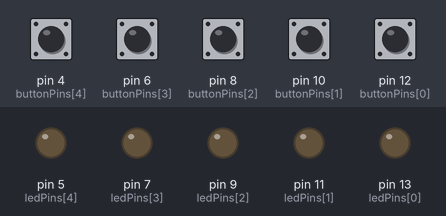
This sketch was run on a simulated Arduino Uno, built with avr-gcc and run on an emulated ATmega328P. On the bench: output pins drawn as LEDs (lit = HIGH). Inputs (shaded band) come from the test bench; at power-on: pin 4 (buttonPins[4]), pin 6 (buttonPins[3]), pin 8 (buttonPins[2]), pin 10 (buttonPins[1]), pin 12 (buttonPins[0]) LOW.

Above: at 1.2 s.
1.3 s: pin 4 (buttonPins[4]) pulled HIGH for 0.15 s
At 2.4 s:
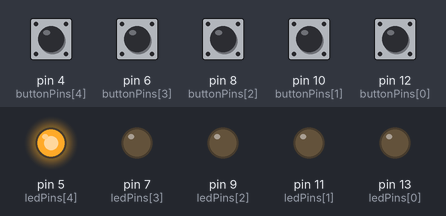
2.9 s: pin 6 (buttonPins[3]) pulled HIGH for 0.15 s
At 3.6 s:
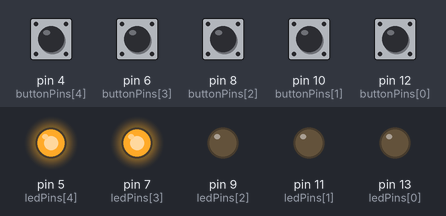
4.5 s: pin 8 (buttonPins[2]) pulled HIGH for 0.15 s
At 4.8 s:
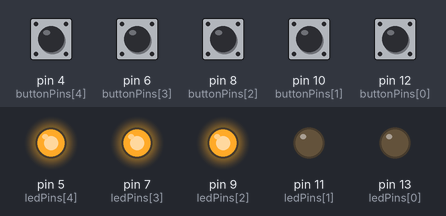
6.1 s: pin 10 (buttonPins[1]) pulled HIGH for 0.15 s
At 7.2 s:
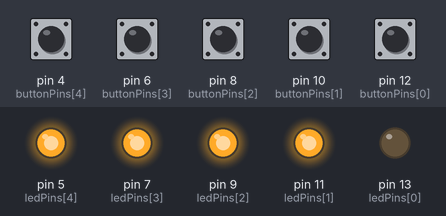
7.7 s: pin 12 (buttonPins[0]) pulled HIGH for 0.15 s
At 8.5 s:
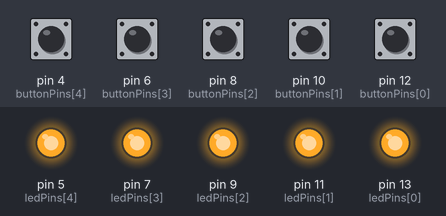
9.3 s: pin 4 (buttonPins[4]) pulled HIGH for 1 s
At 9.7 s:
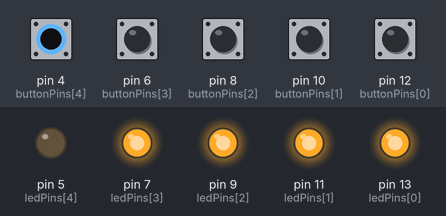
Timing chart, 0 to 12.3 s (numbered marks = the images above; inputs shaded):
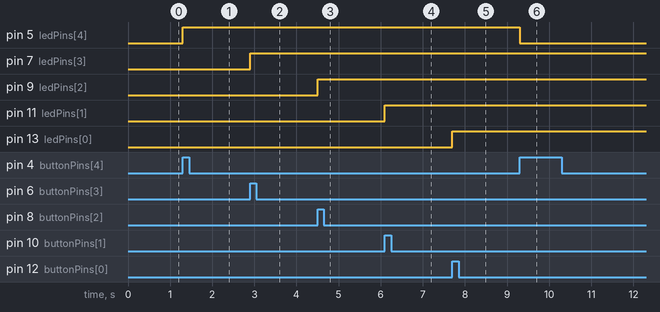

Measured:
- after the input at 1.3 s, pin 5 (ledPins[4]): LOW → HIGH at once
- after the input at 2.9 s, pin 7 (ledPins[3]): LOW → HIGH at once
- after the input at 4.5 s, pin 9 (ledPins[2]): LOW → HIGH at once
- after the input at 6.1 s, pin 11 (ledPins[1]): LOW → HIGH at once
- after the input at 7.7 s, pin 13 (ledPins[0]): LOW → HIGH at once
- after the input at 9.3 s, pin 5 (ledPins[4]): HIGH → LOW at once

The sketch:

adivinhacao_com_potencia.ino
```cpp
const int ledPins[] = {13, 11, 9, 7, 5};
const int buttonPins[] = {12, 10, 8, 6, 4};

bool ledStates[] = {false, false, false, false, false};
bool buttonStates[] = {false, false, false, false, false};

void setup() {
    for(int i = 0; i < 5; i++) {
        pinMode(ledPins[i], OUTPUT);
    }

    for(int i = 0; i < 5; i++) {
        pinMode(buttonPins[i], INPUT);
    }
}

void loop() {
    // Verificar o estado de cada botão e alternar o LED correspondente
    for(int i = 0; i < 5; i++) {
        bool currentButtonState = digitalRead(buttonPins[i]);

        // Verificar se o botão foi pressionado (mudança de estado de LOW para HIGH)
        if (currentButtonState == HIGH && buttonStates[i] == LOW) {
            ledStates[i] = !ledStates[i]; // Alternar o estado do LED
            digitalWrite(ledPins[i], ledStates[i] ? HIGH : LOW); // Atualizar o LED
        }

        // Atualizar o estado anterior do botão
        buttonStates[i] = currentButtonState;
    }
}
```
